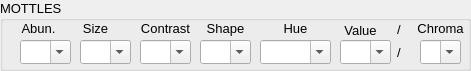
     <widget class="QGroupBox" name="groupBox_9">
      <property name="geometry">
       <rect>
        <x>220</x>
        <y>320</y>
        <width>471</width>
        <height>71</height>
       </rect>
      </property>
      <property name="font">
       <font>
        <pointsize>10</pointsize>
       </font>
      </property>
      <property name="title">
       <string>MOTTLES</string>
      </property>
      <widget class="QLabel" name="label_251">
       <property name="geometry">
        <rect>
         <x>410</x>
         <y>20</y>
         <width>61</width>
         <height>16</height>
        </rect>
       </property>
       <property name="font">
        <font>
         <pointsize>10</pointsize>
        </font>
       </property>
       <property name="text">
        <string>Chroma</string>
       </property>
       <property name="alignment">
        <set>Qt::AlignCenter</set>
       </property>
      </widget>
      <widget class="QComboBox" name="Mottle_Shape_1_CB_Hor_1">
       <property name="geometry">
        <rect>
         <x>200</x>
         <y>40</y>
         <width>51</width>
         <height>24</height>
        </rect>
       </property>
       <property name="editable">
        <bool>true</bool>
       </property>
      </widget>
      <widget class="QLabel" name="label_254">
       <property name="geometry">
        <rect>
         <x>260</x>
         <y>20</y>
         <width>71</width>
         <height>16</height>
        </rect>
       </property>
       <property name="font">
        <font>
         <pointsize>10</pointsize>
        </font>
       </property>
       <property name="text">
        <string>Hue</string>
       </property>
       <property name="alignment">
        <set>Qt::AlignCenter</set>
       </property>
      </widget>
      <widget class="QComboBox" name="Mottle_Chroma_1_CB_Hor_1">
       <property name="geometry">
        <rect>
         <x>420</x>
         <y>40</y>
         <width>41</width>
         <height>24</height>
        </rect>
       </property>
       <property name="editable">
        <bool>true</bool>
       </property>
      </widget>
      <widget class="QComboBox" name="Mottle_Size_1_CB_Hor_1">
       <property name="geometry">
        <rect>
         <x>80</x>
         <y>40</y>
         <width>51</width>
         <height>24</height>
        </rect>
       </property>
       <property name="editable">
        <bool>true</bool>
       </property>
      </widget>
      <widget class="QLabel" name="label_260">
       <property name="geometry">
        <rect>
         <x>390</x>
         <y>20</y>
         <width>21</width>
         <height>18</height>
        </rect>
       </property>
       <property name="text">
        <string>  / </string>
       </property>
      </widget>
      <widget class="QComboBox" name="Mottle_Value_1_CB_Hor_1">
       <property name="geometry">
        <rect>
         <x>340</x>
         <y>40</y>
         <width>51</width>
         <height>24</height>
        </rect>
       </property>
       <property name="editable">
        <bool>true</bool>
       </property>
      </widget>
      <widget class="QComboBox" name="Mottle_Abundance_1_CB_Hor_1">
       <property name="geometry">
        <rect>
         <x>20</x>
         <y>40</y>
         <width>51</width>
         <height>24</height>
        </rect>
       </property>
       <property name="editable">
        <bool>true</bool>
       </property>
      </widget>
      <widget class="QComboBox" name="Mottle_Contrast_1_CB_Hor_1">
       <property name="geometry">
        <rect>
         <x>140</x>
         <y>40</y>
         <width>51</width>
         <height>24</height>
        </rect>
       </property>
       <property name="editable">
        <bool>true</bool>
       </property>
      </widget>
      <widget class="QLabel" name="label_255">
       <property name="geometry">
        <rect>
         <x>140</x>
         <y>20</y>
         <width>51</width>
         <height>16</height>
        </rect>
       </property>
       <property name="font">
        <font>
         <pointsize>10</pointsize>
        </font>
       </property>
       <property name="text">
        <string>Contrast</string>
       </property>
       <property name="alignment">
        <set>Qt::AlignCenter</set>
       </property>
      </widget>
      <widget class="QLabel" name="label_256">
       <property name="geometry">
        <rect>
         <x>70</x>
         <y>20</y>
         <width>51</width>
         <height>16</height>
        </rect>
       </property>
       <property name="font">
        <font>
         <pointsize>10</pointsize>
        </font>
       </property>
       <property name="text">
        <string>Size</string>
       </property>
       <property name="alignment">
        <set>Qt::AlignCenter</set>
       </property>
      </widget>
      <widget class="QLabel" name="label_261">
       <property name="geometry">
        <rect>
         <x>340</x>
         <y>20</y>
         <width>41</width>
         <height>20</height>
        </rect>
       </property>
       <property name="font">
        <font>
         <pointsize>10</pointsize>
        </font>
       </property>
       <property name="text">
        <string>Value</string>
       </property>
       <property name="alignment">
        <set>Qt::AlignCenter</set>
       </property>
      </widget>
      <widget class="QLabel" name="label_253">
       <property name="geometry">
        <rect>
         <x>390</x>
         <y>37</y>
         <width>21</width>
         <height>31</height>
        </rect>
       </property>
       <property name="text">
        <string>  / </string>
       </property>
      </widget>
      <widget class="QComboBox" name="Mottle_Hue_1_CB_Hor_1">
       <property name="geometry">
        <rect>
         <x>260</x>
         <y>40</y>
         <width>71</width>
         <height>24</height>
        </rect>
       </property>
       <property name="editable">
        <bool>true</bool>
       </property>
      </widget>
      <widget class="QLabel" name="label_259">
       <property name="geometry">
        <rect>
         <x>18</x>
         <y>20</y>
         <width>41</width>
         <height>16</height>
        </rect>
       </property>
       <property name="font">
        <font>
         <pointsize>10</pointsize>
        </font>
       </property>
       <property name="text">
        <string>Abun.</string>
       </property>
       <property name="alignment">
        <set>Qt::AlignCenter</set>
       </property>
      </widget>
      <widget class="QLabel" name="label_252">
       <property name="geometry">
        <rect>
         <x>200</x>
         <y>20</y>
         <width>51</width>
         <height>16</height>
        </rect>
       </property>
       <property name="font">
        <font>
         <pointsize>10</pointsize>
        </font>
       </property>
       <property name="text">
        <string>Shape</string>
       </property>
       <property name="alignment">
        <set>Qt::AlignCenter</set>
       </property>
      </widget>
     </widget>
